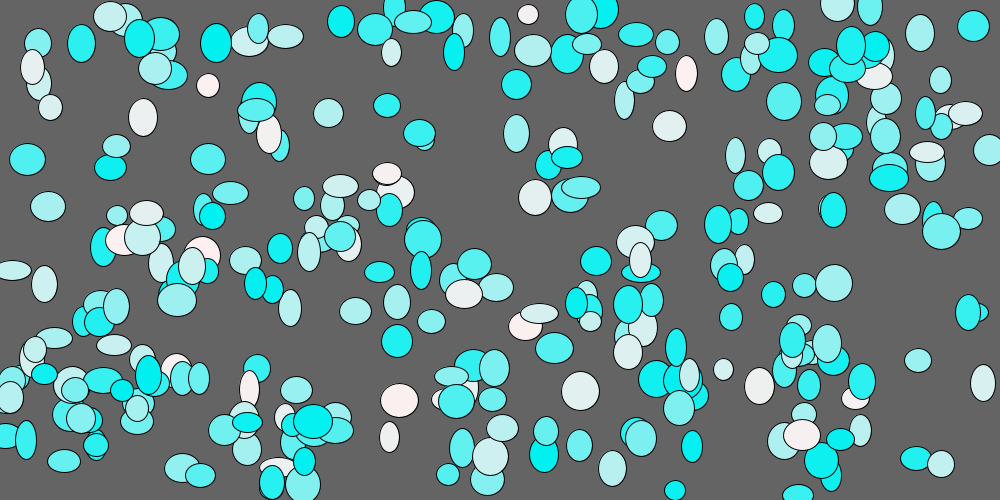
Frame 1 (no input)
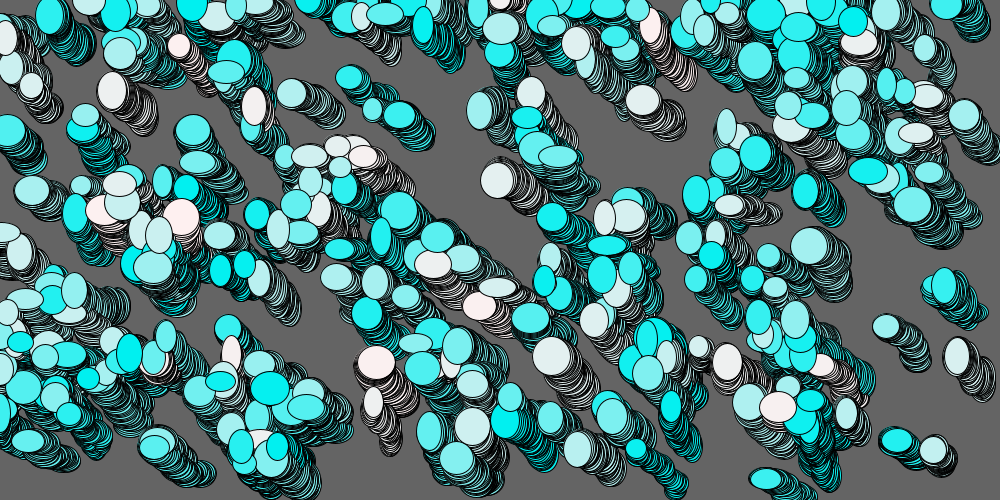
Frame 60 (the mouse pressed at the canvas centre just before this capture)
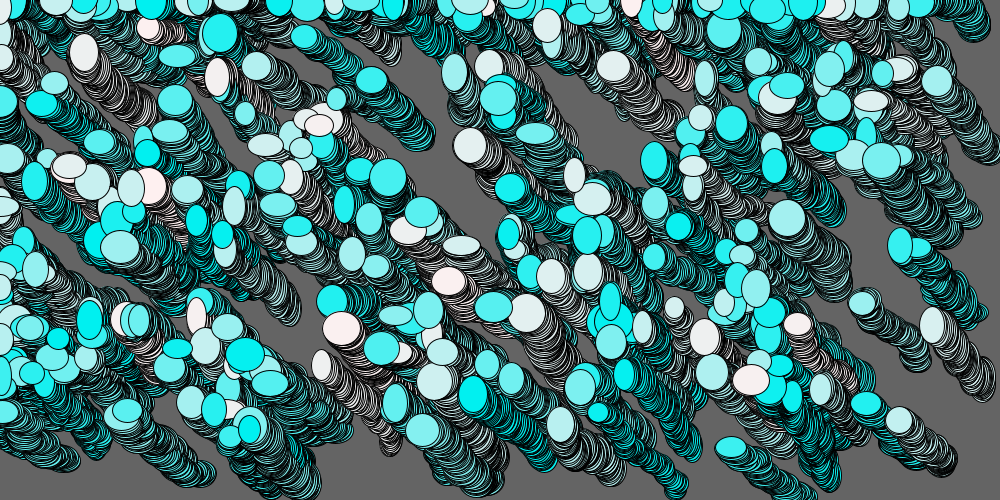
Frame 120 (the mouse held since frame 60 and released just before this capture)

The Processing sketch that drew these frames (run headless with seeded random() and noise(); from frame 60 on, the mouse is pressed at the canvas centre):

// Processing sketch: painting
// ── painting.pde
int w, h, x, y;
ArrayList<myDot> dots;
int numDots = 300;
void setup () {
  dots = new ArrayList<myDot>();
  size(1000, 500);
  for(int i = 0; i<numDots; i++){
      w = int(random(20, 40)); 
      h = int(random(20, 40));
      x = int(random(0, width));
      y = int(random(0, height));
    myDot dot = new myDot(x, y, w, h);
    dots.add(dot);
  }
  
  size(1000, 500); background(100); colorMode(HSB);
} 

void draw(){
  fill(200, 255, 255);
  //ellipse(x, y, w, h); x+random(-5,5); y+=random(-3,3);
  //ellipse(x1, y1, w, h); x1+=0.5; y1+=0.2;
  for(myDot d : dots) d.draw(); 
}

// ── my_dot.pde
class myDot{
  int x, y, w, h;
  color c;
  myDot(int x, int y, int w, int h){
    this.x = x; this.y = y;
    this.w = w; this.h = h;
    this.c = color(random(255), 240, 240);
  }
  void move(){
    x += random(-2, 2); y += random(-2, 2);
  }
  void draw(){
    fill(c); move(); ellipse(x, y, w, h);
  }
}
  
